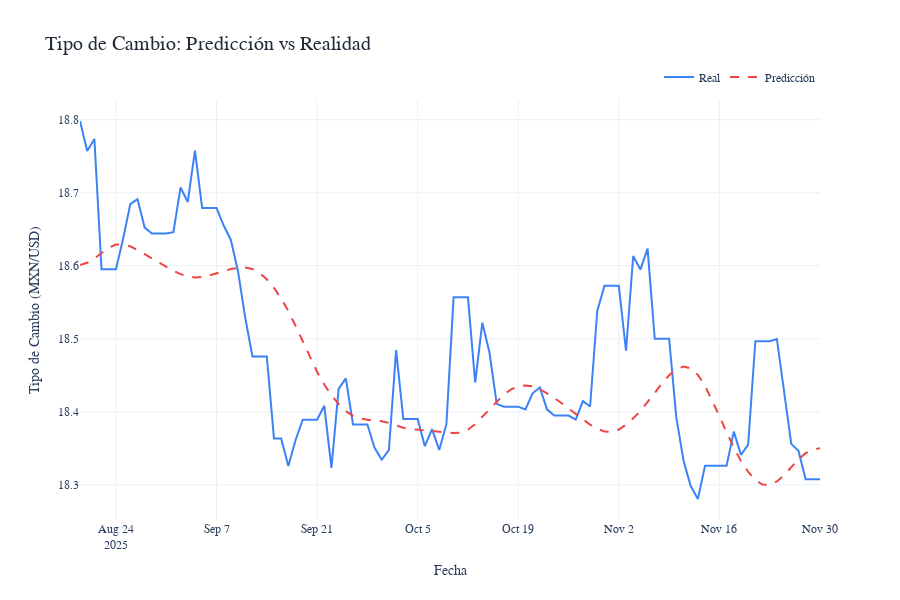

Here is the notebook cell this chart was saved with:
### Code cell
# Plot predictions vs actual
testDates = testDf['fecha'].iloc[WINDOW_SIZE + FORECAST_HORIZON - 1:].reset_index(drop=True)

PlotPredictionVsActual(
    yTestOriginal,
    yPredOriginal,
    dates=testDates,
    title="Tipo de Cambio: Predicción vs Realidad",
    ylabel="Tipo de Cambio (MXN/USD)",
    height=600,
    savePath='../results/08_prediction_vs_actual.html'
)
